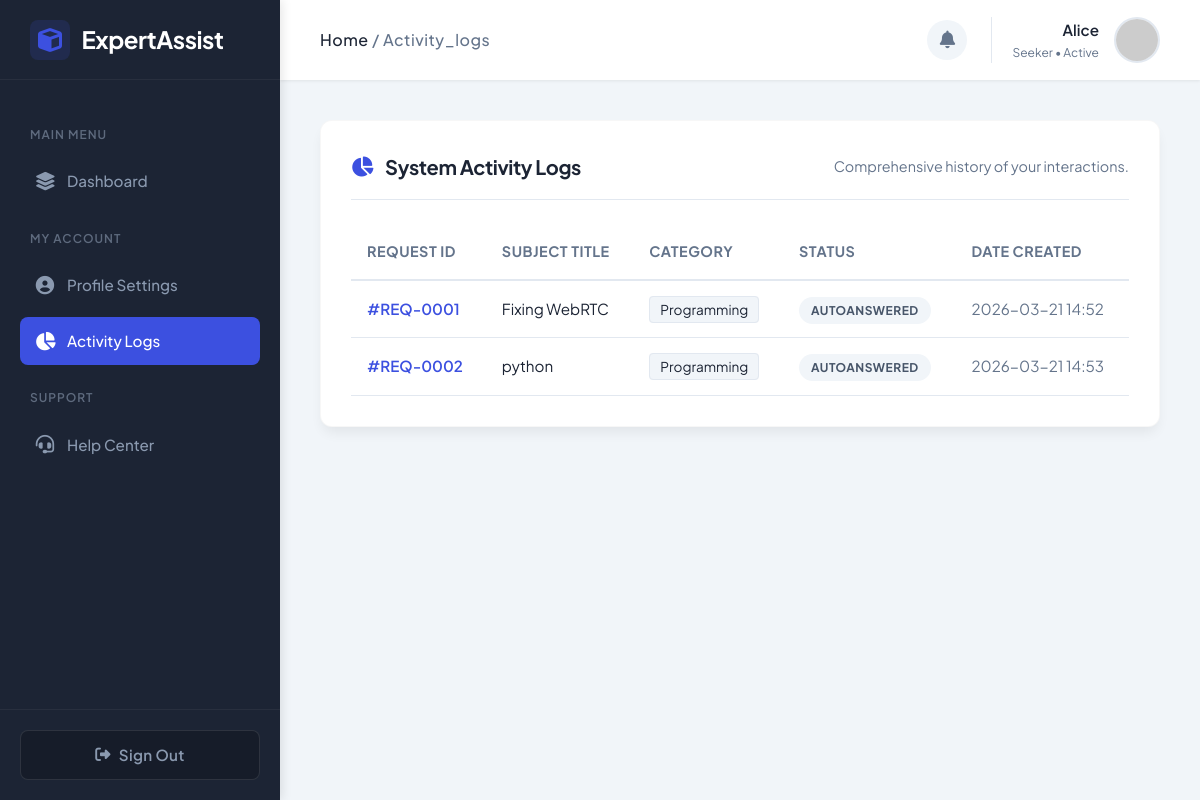
Screenshot of /activity_logs (signed in) with the database file from the repository.
### models.py (models this page shows)
class User(db.Model):
    id = db.Column(db.Integer, primary_key=True)
    name = db.Column(db.String(100), nullable=False)
    email = db.Column(db.String(120), unique=True, nullable=False)
    password_hash = db.Column(db.String(128), nullable=False)
    role = db.Column(db.String(20), nullable=False) # 'seeker' or 'expert'
    skills = db.Column(db.String(500)) # comma separated
    description = db.Column(db.Text)
    profile_image = db.Column(db.String(255), default='default.png')
    is_banned = db.Column(db.Boolean, default=False)
    created_at = db.Column(db.DateTime, default=datetime.utcnow)

class Request(db.Model):
    id = db.Column(db.Integer, primary_key=True)
    seeker_id = db.Column(db.Integer, db.ForeignKey('user.id'), nullable=False)
    expert_id = db.Column(db.Integer, db.ForeignKey('user.id'), nullable=True) # filled when accepted
    title = db.Column(db.String(200), nullable=False)
    description = db.Column(db.Text, nullable=False)
    category = db.Column(db.String(50), nullable=False)
    status = db.Column(db.String(20), default='Pending') # Pending, Accepted, Completed, AutoAnswered
    created_at = db.Column(db.DateTime, default=datetime.utcnow)

### app.py (the view)
@app.route('/activity_logs')
def activity_logs():
    if 'user_id' not in session: return redirect(url_for('login'))
    user = User.query.get(session['user_id'])
    if user.role == 'seeker':
        logs = Request.query.filter_by(seeker_id=user.id).all()
    else:
        logs = Request.query.filter_by(expert_id=user.id).all()
    return render_template('activity_logs.html', user=user, logs=logs)

### templates/activity_logs.html (shortened to what this page needs)
{% extends "base.html" %}
{% block content %}
<div class="card fade-in">
    <div class="card-header">
        <h2 class="card-title"><i class="fas fa-chart-pie" style="color: var(--primary);"></i> System Activity Logs</h2>
        <span class="text-muted" style="font-size: 0.9rem;">Comprehensive history of your interactions.</span>
    </div>
    <div class="table-container" style="overflow-x: auto;">
        <table style="width: 100%; border-collapse: collapse; text-align: left;">
            <thead>
                <tr style="border-bottom: 2px solid var(--border-light); color: var(--text-muted); font-size: 0.9rem; text-transform: uppercase; letter-spacing: 0.5px;">
                    <th style="padding: 16px;">Request ID</th>
                    <th style="padding: 16px;">Subject Title</th>
                    <th style="padding: 16px;">Category</th>
                    <th style="padding: 16px;">Status</th>
                    <th style="padding: 16px;">Date Created</th>
                </tr>
            </thead>
            <tbody>
                {% for log in logs %}
                <tr style="border-bottom: 1px solid var(--border-light); font-size: 0.95rem; color: var(--text-main); transition: background 0.2s;" onmouseover="this.style.background='#F8FAFC'" onmouseout="this.style.background='transparent'">
                    <td style="padding: 16px; font-weight: 600; color: var(--primary);">#REQ-{{ "%04d" | format(log.id) }}</td>
                    <td style="padding: 16px;">{{ log.title }}</td>
                    <td style="padding: 16px;"><span style="background: var(--app-bg); padding: 4px 10px; border-radius: 4px; font-size: 0.85rem; border: 1px solid var(--border-light);">{{ log.category }}</span></td>
                    <td style="padding: 16px;">
                        <span class="status-badge status-{{ log.status|lower }}">{{ log.status }}</span>
                    </td>
                    <td style="padding: 16px; color: var(--text-muted);">{{ log.created_at.strftime('%Y-%m-%d %H:%M') if log.created_at else 'N/A' }}</td>
                </tr>
                {% else %}
                <tr>
                    <td colspan="5" style="padding: 40px; text-align: center; color: var(--text-muted);">
                        No activity logs found for your account.
                    </td>
                </tr>
                {% endfor %}
            </tbody>
        </table>
    </div>
</div>
{% endblock %}

### templates/base.html (shortened to what this page needs)
<!DOCTYPE html>
<html lang="en">
<head>
    <link rel="stylesheet" href="https://cdnjs.cloudflare.com/ajax/libs/font-awesome/6.4.0/css/all.min.css">
    <link rel="stylesheet" href="{{ url_for('static', filename='css/style.css') }}?v={{ range(1, 10000) | random }}">
</head>
<body>
{% if user %}
<div class="app-wrapper">
    <aside class="sidebar">
        <div class="sidebar-header">
            <a href="{{ url_for('dashboard') }}" class="sidebar-brand">
                <i class="fas fa-cube"></i> ExpertAssist
            </a>
        </div>
        <div class="sidebar-menu">
            <div class="menu-label">Main Menu</div>
            <a href="{{ url_for('dashboard') }}" class="menu-item {% if request.endpoint == 'dashboard' %}active{% endif %}">
                <i class="fas fa-layer-group"></i> Dashboard
            </a>
            <div class="menu-label">My Account</div>
            <a href="{{ url_for('profile') }}" class="menu-item {% if request.endpoint == 'profile' %}active{% endif %}">
                <i class="fas fa-user-circle"></i> Profile Settings
            </a>
            <a href="{{ url_for('activity_logs') }}" class="menu-item {% if request.endpoint == 'activity_logs' %}active{% endif %}">
                <i class="fas fa-chart-pie"></i> Activity Logs
            </a>
            <div class="menu-label">Support</div>
            <a href="{{ url_for('help_center') }}" class="menu-item {% if request.endpoint == 'help_center' %}active{% endif %}">
                <i class="fas fa-headset"></i> Help Center
            </a>
        </div>
        <div class="sidebar-footer">
            <a href="{{ url_for('logout') }}" class="btn btn-outline" style="width: 100%; border-color: rgba(255,255,255,0.1); color: var(--sidebar-text); background: rgba(0,0,0,0.2);">
                <i class="fas fa-sign-out-alt"></i> Sign Out
            </a>
        </div>
    </aside>
    <main class="main-wrapper">
        <header class="top-header">
            <div class="header-left">
                <div style="font-weight: 500; color: var(--text-muted); letter-spacing: 0.5px;">
                    <span style="color: var(--text-main);">Home</span> / <span style="text-transform: capitalize;">{{ request.endpoint }}</span>
                </div>
            </div>
            <div class="header-right">
                <div style="position: relative;">
                    <button class="header-icon-btn" onclick="document.getElementById('notif-dropdown').classList.toggle('active')">
                        <i class="fas fa-bell"></i>
                    </button>
                </div>
                <a href="{{ url_for('profile') }}" class="header-user">
                    <div class="header-user-text">
                        <span class="header-user-name">{{ user.name }}</span>
                        <span class="header-user-role">{{ user.role }} • Active</span>
                    </div>
                    {% if user.profile_image == 'default.png' %}
                        <img src="{{ url_for('static', filename='images/default.png') }}" class="header-avatar" alt="Avatar" onerror="this.src='https://via.placeholder.com/46?text=U'">
                    {% else %}
                        <img src="{{ url_for('static', filename='uploads/' + user.profile_image) }}" class="header-avatar" alt="Avatar" onerror="this.src='https://via.placeholder.com/46?text=U'">
                    {% endif %}
                </a>
            </div>
        </header>
        <div class="content-area">
            <div class="content-inner">
{% endif %}
        {% block content %}{% endblock %}
{% if user %}
            </div>
        </div>
    </main>
</div>
{% else %}
    </div>
</div>
{% endif %}
</body>
</html>

### rows the page displays
User: name "Alice", role "Seeker"
Request: id "0001", title "Fixing WebRTC", category "Programming", status "AUTOANSWERED", created_at "2026-03-21 14:52"
Request: id "0002", title "python", category "Programming", status "AUTOANSWERED", created_at "2026-03-21 14:53"

### other values shown
{{ request.endpoint }} "Activity_logs"
